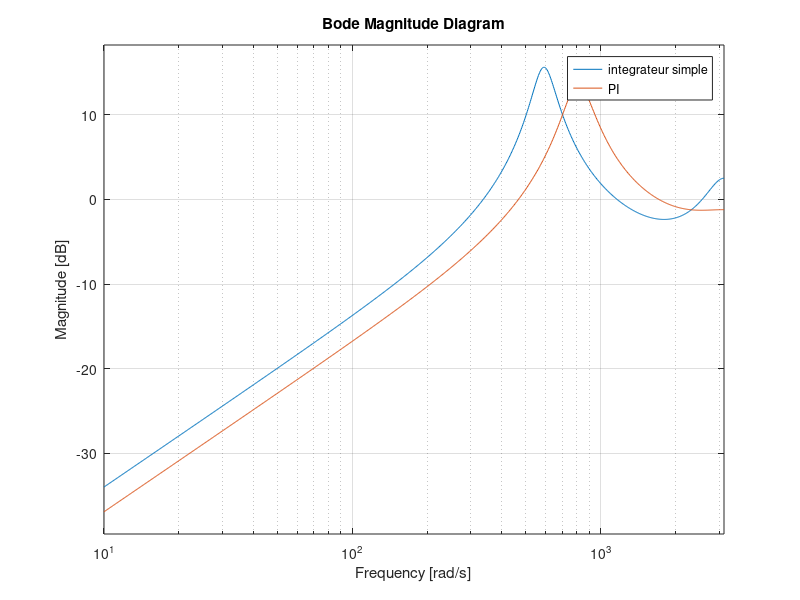
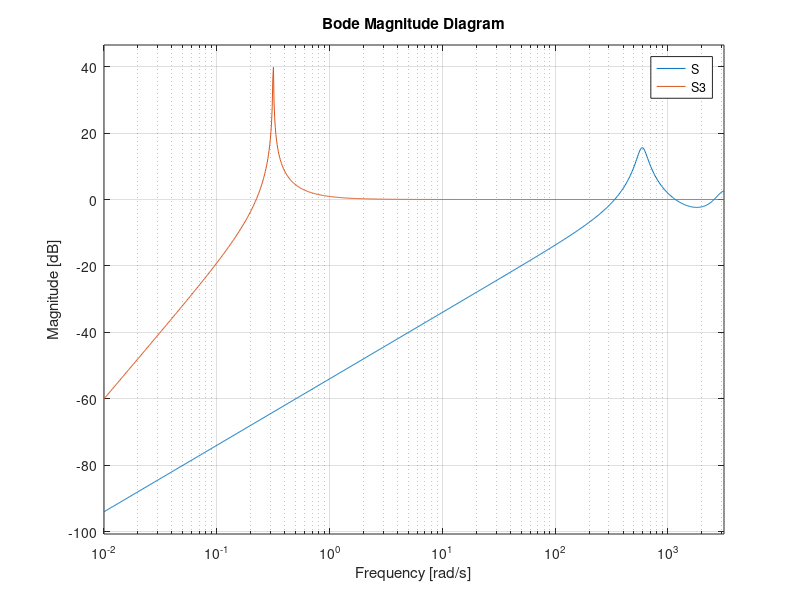

MATLAB code to generate these figures, in order:
fs = 1000;
K = tf([0.5],[1,-1],1/fs);
G = tf([1],[1,0,0],1/fs);
S = feedback(1,G*K);
max(abs(eig(S)))

K2 = tf([0.5,0.2],[1,-1],1/fs);

S2 = feedback(1,G*K2);
max(abs(eig(S2)))

figure()
bodemag(S,S2)
legend('integrateur simple', 'PI')
K3 = tf([0.5],[1,-0.99],1/fs);
% figure()
% bodemag(K,K3)

% figure()
% bodemag(feedback(G*K,G*K),feedback(G*K3,G*K3))

w = logspace(log10(0.00001),log10(pi*fs),10000);
[mag,phase,wout] = bode(S,w);
trapz(wout,log(mag))
[mag,phase,wout] = bode(S2,w);
trapz(wout,log(mag))

%%
s = tf('s');
plop = 1/(s*s);
% plop = 1/s;
K3 = c2d(plop,1/fs);
K3 = K3*0.0001*fs;
S3 = feedback(1,G*K3);
S4 = feedback(1,G*K*K*0.1);
max(abs(eig(S3)))
figure()
bodemag(S,S3)